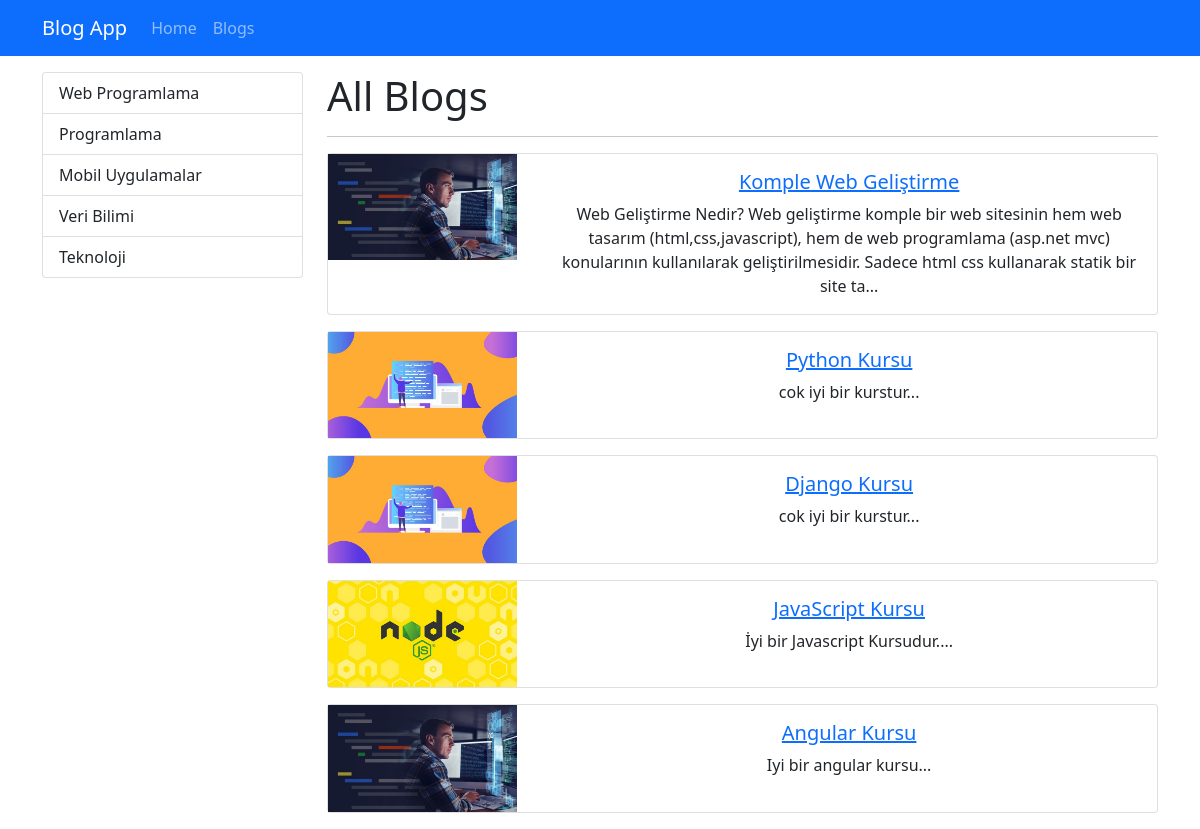
Screenshot of /blogs with the database file from the repository.
### blog/models.py (models this page shows, shortened)
class Category(models.Model):
    name = models.CharField(max_length=150)
    slug = models.SlugField(null=False, blank=True, unique=True, db_index=True, editable=False)

class Blog(models.Model):
    title = models.CharField(max_length=200)
    image = models.ImageField(upload_to="blogs")
    description = RichTextField()
    is_active = models.BooleanField()
    is_home = models.BooleanField()
    slug = models.SlugField(null=False, blank=True, unique=True, db_index=True, editable=False)
    category = models.ForeignKey(Category, on_delete=models.CASCADE)

### blog/views.py (the view)
# urls.py: path("blogs", views.blogs, name="blogs"),
def blogs(request):
    context = {
        "blogs": Blog.objects.filter(is_active=True),
                "categories": Category.objects.all()
    }
    return render(request, "blog/blogs.html", context)

### blog/templates/blog/blogs.html
{% extends "base.html" %} {% block title%} Blogs {% endblock %} {% block content%}
<div class="container mt-3">
  <div class="row">
    <div class="col-3">{% include 'partials/_categories.html' %}</div>
    <div class="col-9">
      <h1>All Blogs</h1>
      <hr />
      {% if blogs|length > 0 %}
      {% for blog in blogs %} {% if blog.is_active %}
      {% include 'blog/partials/_blog.html' %} {% endif %} {% endfor %}
      {% else %}
        <div class="alert alert-warning">No Blogs</div>
      {% endif %}
    </div>
  </div>
</div>
{% endblock %}

### templates/partials/_categories.html
<div class="list-group">
  {% for category in categories %} {% if category.slug == selected_category %}
  <a
    href="{% url 'blogs_by_category' category.slug %}"
    class="list-group-item list-group-item-action active"
    >{{ category.name|title }}</a
  >
  {% else %}
  <a
    href="{% url 'blogs_by_category' category.slug %}"
    class="list-group-item list-group-item-action"
    >{{ category.name|title }}</a
  >
  {% endif %} {% endfor %}
</div>

### blog/templates/blog/partials/_blog.html
{%load static%}
<div class="card mb-3">
  <div class="row">
    <div class="col-md-3">
      <img src="{{ blog.image.url }}" alt="" class="img-fluid" />
    </div>
    <div class="col-md-9">
      <div class="card-body text-center">
        <h5 class="card-title">
          <a href="{% url 'blog_details' blog.slug %}"> {{ blog.title}} </a>
        </h5>
        <p class="card-text">
          {{ blog.description|striptags|safe|slice:"0:250"|add:"..." }}
        </p>
      </div>
    </div>
  </div>
</div>

### rows the page displays
Category: name "Web Programlama"
Category: name "Programlama"
Category: name "Mobil Uygulamalar"
Category: name "Veri Bilimi"
Category: name "Teknoloji"
Blog: image (picture), title "Komple Web Geliştirme", description|add "Web Geliştirme Nedir? Web geliştirme komple bir web sitesinin hem web tasarım (html,css,javascript), hem de web programlama (asp.net mvc) konularının kullanılarak geliştirilmesidir. Sadece html css kullanarak statik bir site ta..."
Blog: image (picture), title "Python Kursu", description|add "cok iyi bir kurstur..."
Blog: image (picture), title "Django Kursu", description|add "cok iyi bir kurstur..."
Blog: image (picture), title "JavaScript Kursu", description|add "İyi bir Javascript Kursudur...."
Blog: image (picture), title "Angular Kursu", description|add "Iyi bir angular kursu..."
